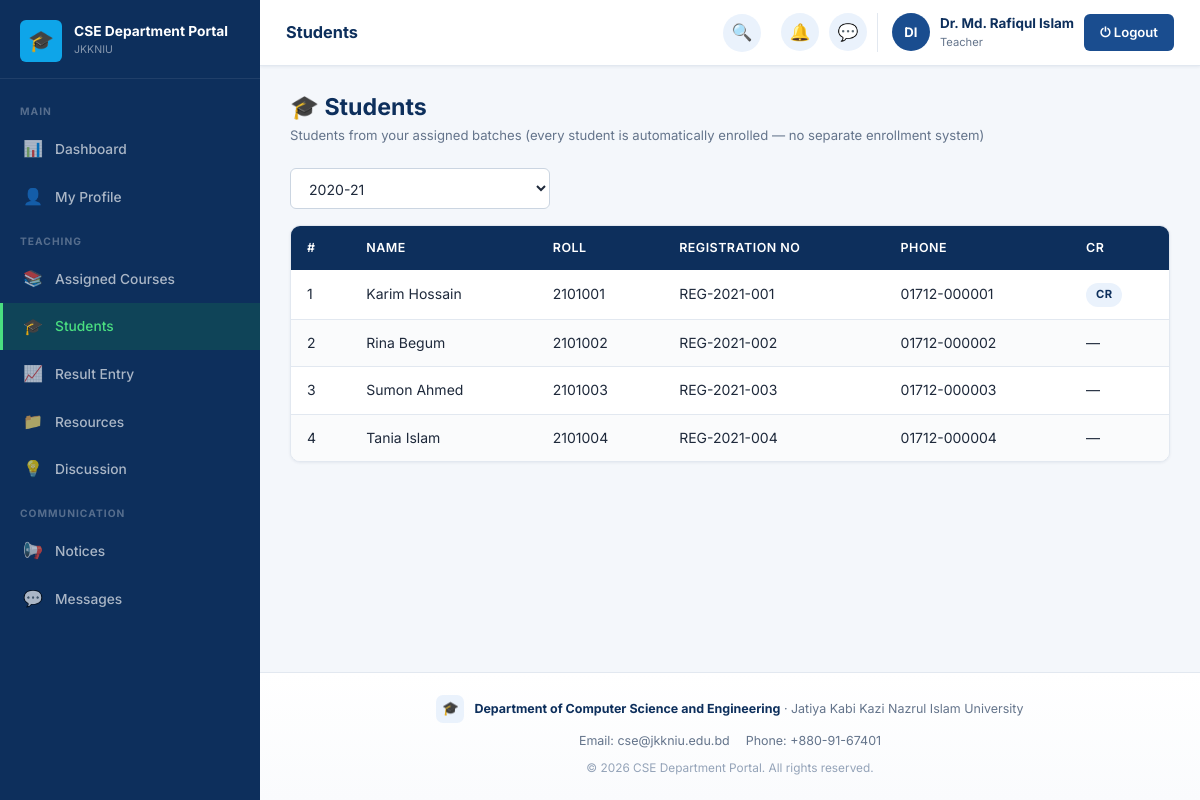
The app's page /teacher/students.php (signed in) with its own data.
### tables this page shows
CREATE TABLE settings (
    id INT AUTO_INCREMENT PRIMARY KEY,
    portal_name VARCHAR(150) NOT NULL DEFAULT 'CSE Department Portal',
    university_name VARCHAR(200) NOT NULL DEFAULT 'Jatiya Kabi Kazi Nazrul Islam University',
    department_name VARCHAR(200) NOT NULL DEFAULT 'Department of Computer Science and Engineering',
    description TEXT DEFAULT NULL,
    contact_info TEXT DEFAULT NULL,
    logo VARCHAR(255) DEFAULT NULL
);

CREATE TABLE students (
    student_id INT AUTO_INCREMENT PRIMARY KEY,
    user_id INT NOT NULL,
    roll VARCHAR(30) NOT NULL UNIQUE,
    registration_no VARCHAR(50) NOT NULL UNIQUE,
    batch_id INT DEFAULT NULL,
    session VARCHAR(20) DEFAULT NULL,
    phone VARCHAR(20) DEFAULT NULL,
    is_cr TINYINT(1) NOT NULL DEFAULT 0,
    CONSTRAINT fk_students_user FOREIGN KEY (user_id) REFERENCES users(id) ON DELETE CASCADE
);

CREATE TABLE users (
    id INT AUTO_INCREMENT PRIMARY KEY,
    name VARCHAR(120) NOT NULL,
    email VARCHAR(150) NOT NULL UNIQUE,
    password VARCHAR(255) NOT NULL,
    role ENUM('admin','teacher','student') NOT NULL,
    status ENUM('pending','active','inactive','rejected') NOT NULL DEFAULT 'pending',
    profile_photo VARCHAR(255) DEFAULT NULL,
    reset_token VARCHAR(100) DEFAULT NULL,
    reset_token_expiry DATETIME DEFAULT NULL,
    created_at TIMESTAMP DEFAULT CURRENT_TIMESTAMP
);

### app/classes/SettingsModel.php (called while the page is built, shortened)
<?php
class SettingsModel
{
    private PDO $db;
    public function __construct()
    {
        $this->db = Database::getInstance()->getConnection();
    }
    public function get(): array
    {
        $stmt = $this->db->query("SELECT * FROM settings ORDER BY id LIMIT 1");
        $row = $stmt->fetch();
        return $row;
    }
}

### app/classes/Database.php (called while the page is built, shortened)
<?php
class Database
{
    private static ?Database $instance = null;
    private PDO $connection;
    private function __construct()
    {
        $dsn = 'mysql:host=' . DB_HOST . ';dbname=' . DB_NAME . ';charset=' . DB_CHARSET;
        $options = [
            PDO::ATTR_ERRMODE            => PDO::ERRMODE_EXCEPTION,
            PDO::ATTR_DEFAULT_FETCH_MODE => PDO::FETCH_ASSOC,
            PDO::ATTR_EMULATE_PREPARES   => false,
        ];
        $this->connection = new PDO($dsn, DB_USER, DB_PASS, $options);
    }
    public static function getInstance(): Database
    {
        if (self::$instance === null) {
            self::$instance = new self();
        }
        return self::$instance;
    }
    public function getConnection(): PDO
    {
        return $this->connection;
    }
}

### config/config.php (called while the page is built, shortened)
<?php
spl_autoload_register(function ($class) {
    $paths = [
        ROOT_PATH . '/app/classes/' . $class . '.php',
        ROOT_PATH . '/app/models/' . $class . '.php',
        ROOT_PATH . '/app/controllers/' . $class . '.php',
    ];
    foreach ($paths as $path) {
        if (file_exists($path)) {
            return;
        }
    }
});

### app/classes/Auth.php (called while the page is built, shortened)
<?php
class Auth
{
    public static function userId(): ?int
    {
        return $_SESSION['user_id'] ?? null;
    }
}

### app/classes/Teacher.php (called while the page is built, shortened)
<?php
class Teacher
{
    private PDO $db;
    public function __construct()
    {
        $this->db = Database::getInstance()->getConnection();
    }
    public function findByUserId(int $userId): ?array
    {
        $stmt = $this->db->prepare(
            "SELECT t.*, u.name, u.email, u.status, u.profile_photo, u.created_at
             FROM teachers t JOIN users u ON t.user_id = u.id WHERE t.user_id = ?"
        );
        $stmt->execute([$userId]);
        $row = $stmt->fetch();
        return $row ?: null;
    }
    public function getAssignedCourses(int $teacherId): array
    {
        $stmt = $this->db->prepare(
            "SELECT ca.id AS assignment_id, c.course_id, c.course_code, c.course_title, c.credit, c.semester,
                    b.batch_id, b.batch_name, b.session
             FROM course_assignments ca
             JOIN courses c ON ca.course_id = c.course_id
             JOIN batches b ON ca.batch_id = b.batch_id
             WHERE ca.teacher_id = ?
             ORDER BY b.batch_name, c.course_code"
        );
        $stmt->execute([$teacherId]);
        return $stmt->fetchAll();
    }
}

### app/classes/Student.php (called while the page is built, shortened)
<?php
class Student
{
    private PDO $db;
    public function __construct()
    {
        $this->db = Database::getInstance()->getConnection();
    }
    public function byBatch(int $batchId): array
    {
        $stmt = $this->db->prepare(
            "SELECT s.*, u.name, u.email, u.status
             FROM students s
             JOIN users u ON s.user_id = u.id
             WHERE s.batch_id = ? AND u.status = 'active'
             ORDER BY u.name"
        );
        $stmt->execute([$batchId]);
        return $stmt->fetchAll();
    }
}

### teacher/students.php (the view, shortened to what this page needs)
<?php
require_once '../config/database.php';
$teacherModel = new Teacher();
$studentModel = new Student();
$teacher = $teacherModel->findByUserId(Auth::userId());
$courses = $teacherModel->getAssignedCourses($teacher['teacher_id']);
$batches = [];
foreach ($courses as $c) {
    $batches[$c['batch_id']] = ['batch_id'=>$c['batch_id'], 'batch_name'=>$c['batch_name']];
}
$filterBatch = intval($_GET['batch'] ?? (count($batches) ? array_key_first($batches) : 0));
$students = $filterBatch ? $studentModel->byBatch($filterBatch) : [];
$currentPage = 'Students';
include '../includes/header.php';
?>
<div class="portal-layout">
<?php include '../includes/sidebar.php'; ?>
<div class="main-content">
<?php include '../includes/navbar.php'; ?>
<div class="page-content">
<div class="page-header">
    <div><h2>🎓 Students</h2><div class="page-subtitle">Students from your assigned batches (every student is automatically enrolled — no separate enrollment system)</div></div>
</div>
<?php if (empty($batches)): ?>
    <div class="empty-state"><div class="empty-icon">🎓</div><p>No courses assigned, so no students to show yet.</p></div>
<?php else: ?>
<form method="GET" class="search-bar">
    <select name="batch" class="form-control" style="max-width:260px" onchange="this.form.submit()">
        <?php foreach ($batches as $b): ?>
        <option value="<?= $b['batch_id'] ?>" <?= $filterBatch==$b['batch_id']?'selected':'' ?>><?= htmlspecialchars($b['batch_name']) ?></option>
        <?php endforeach; ?>
    </select>
</form>
<div class="card">
<div class="card-body" style="padding:0">
<div class="table-wrapper">
<table id="dataTable">
    <thead><tr><th>#</th><th>Name</th><th>Roll</th><th>Registration No</th><th>Phone</th><th>CR</th></tr></thead>
    <tbody>
    <?php if (empty($students)): ?>
        <tr><td colspan="6" class="text-center" style="padding:30px;color:var(--text-muted)">No students in this batch.</td></tr>
    <?php else: foreach ($students as $i => $s): ?>
    <tr>
        <td><?= $i+1 ?></td>
        <td><?= htmlspecialchars($s['name']) ?></td>
        <td><?= htmlspecialchars($s['roll']) ?></td>
        <td><?= htmlspecialchars($s['registration_no']) ?></td>
        <td><?= htmlspecialchars($s['phone'] ?: '—') ?></td>
        <td><?= $s['is_cr'] ? '<span class="badge badge-primary">CR</span>' : '—' ?></td>
    </tr>
    <?php endforeach; endif; ?>
    </tbody>
</table>
</div>
</div>
</div>
<?php endif; ?>
</div>
<?php include '../includes/footer.php'; ?>

### includes/sidebar.php (shortened to what this page needs)
<?php
$role         = $_SESSION['role'] ?? 'guest';
$currentPage  = $currentPage ?? '';
$sidebarClass = 'sidebar sidebar-' . $role;
$settingsModel = $settingsModel ?? new SettingsModel();
$settings      = $settings ?? $settingsModel->get();
function navItem($href, $icon, $label, $current, $badge = null) {
    $active = ($current === $label) ? ' active' : '';
    $badgeHtml = $badge ? '<span class="nav-badge">' . $badge . '</span>' : '';
    return '<a href="' . htmlspecialchars($href) . '" class="nav-item' . $active . '">
        <span class="nav-icon">' . $icon . '</span>
        <span>' . htmlspecialchars($label) . '</span>' . $badgeHtml . '
    </a>';
}
$pendingUsersCount  = 0;
$pendingReqCount    = 0;
$totalPendingBadge = ($pendingUsersCount + $pendingReqCount) ?: null;
?>
<aside class="<?= $sidebarClass ?>">
    <div class="sidebar-brand">
        <div class="brand-logo">
            <div class="brand-icon">
                <?php if (!empty($settings['logo'])): ?>
                    <img src="<?= UPLOAD_URL . htmlspecialchars($settings['logo']) ?>" alt="">
                <?php else: ?>🎓<?php endif; ?>
            </div>
            <div class="brand-text">
                <div class="brand-name"><?= htmlspecialchars($settings['portal_name'] ?? 'CSE Department Portal') ?></div>
                <div class="brand-univ">JKKNIU</div>
            </div>
        </div>
    </div>
    <nav class="sidebar-nav">
    <?php if ($role === 'admin'): ?>
        <div class="nav-section-label">Main</div>
        <?= navItem(BASE_URL.'admin/dashboard.php', '📊', 'Dashboard', $currentPage) ?>
        <?= navItem(BASE_URL.'admin/approvals.php', '✅', 'Approvals', $currentPage, $totalPendingBadge) ?>
        <div class="nav-section-label">User Management</div>
        <?= navItem(BASE_URL.'admin/students.php', '🎓', 'Students', $currentPage) ?>
        <?= navItem(BASE_URL.'admin/teachers.php', '👨‍🏫', 'Teachers', $currentPage) ?>
        <div class="nav-section-label">Academics</div>
        <?= navItem(BASE_URL.'admin/batches.php', '🗂️', 'Batches', $currentPage) ?>
        <?= navItem(BASE_URL.'admin/courses.php', '📚', 'Courses', $currentPage) ?>
        <?= navItem(BASE_URL.'admin/course_assignments.php', '🔗', 'Course Assignment', $currentPage) ?>
        <?= navItem(BASE_URL.'admin/routine.php', '🗓️', 'Routine', $currentPage) ?>
        <?= navItem(BASE_URL.'admin/exam_schedules.php', '📝', 'Exam Schedules', $currentPage) ?>
        <?= navItem(BASE_URL.'admin/results.php', '📈', 'Final Results', $currentPage) ?>
        <div class="nav-section-label">Communication</div>
        <?= navItem(BASE_URL.'admin/notices.php', '📢', 'Notices', $currentPage) ?>
        <?= navItem(BASE_URL.'admin/discussions.php', '💡', 'Discussion', $currentPage) ?>
        <?= navItem(BASE_URL.'admin/messages.php', '💬', 'Messages', $currentPage) ?>
        <div class="nav-section-label">System</div>
        <?= navItem(BASE_URL.'admin/settings.php', '⚙️', 'Settings', $currentPage) ?>
    <?php elseif ($role === 'teacher'): ?>
        <div class="nav-section-label">Main</div>
        <?= navItem(BASE_URL.'teacher/dashboard.php', '📊', 'Dashboard', $currentPage) ?>
        <?= navItem(BASE_URL.'teacher/profile.php', '👤', 'My Profile', $currentPage) ?>
        <div class="nav-section-label">Teaching</div>
        <?= navItem(BASE_URL.'teacher/courses.php', '📚', 'Assigned Courses', $currentPage) ?>
        <?= navItem(BASE_URL.'teacher/students.php', '🎓', 'Students', $currentPage) ?>
        <?= navItem(BASE_URL.'teacher/results.php', '📈', 'Result Entry', $currentPage) ?>
        <?= navItem(BASE_URL.'teacher/resources.php', '📁', 'Resources', $currentPage) ?>
        <?= navItem(BASE_URL.'teacher/discussions.php', '💡', 'Discussion', $currentPage) ?>
        <div class="nav-section-label">Communication</div>
        <?= navItem(BASE_URL.'teacher/notices.php', '📢', 'Notices', $currentPage) ?>
        <?= navItem(BASE_URL.'teacher/messages.php', '💬', 'Messages', $currentPage) ?>
    <?php endif; ?>
    </nav>
</aside>

### includes/footer.php (shortened to what this page needs)
    <footer class="portal-footer">
        <div class="footer-brand">
            <div class="footer-brand-icon">
                <?php if (!empty($settings['logo'])): ?>
                    <img src="<?= UPLOAD_URL . htmlspecialchars($settings['logo']) ?>" alt="">
                <?php else: ?>🎓<?php endif; ?>
            </div>
            <div class="footer-brand-text">
                <strong><?= htmlspecialchars($settings['department_name'] ?? 'Department of Computer Science and Engineering') ?></strong>
                &middot; <?= htmlspecialchars($settings['university_name'] ?? 'JKKNIU') ?>
            </div>
        </div>
        <?php if (!empty($settings['contact_info'])): ?>
        <div class="footer-contact">
            <?php foreach (explode('|', $settings['contact_info']) as $part): ?>
                <span><?= htmlspecialchars(trim($part)) ?></span>
            <?php endforeach; ?>
        </div>
        <?php endif; ?>
        <div class="footer-copyright">
            &copy; <?= date('Y') ?> <?= htmlspecialchars($settings['portal_name'] ?? 'CSE Department Portal') ?>. All rights reserved.
        </div>
    </footer>
</body>
</html>

### assets/css/dashboard.css (style rules this page uses)
.sidebar-teacher .nav-item.active { background: rgba(22,163,74,0.18); color: #4ade80; border-left-color: #4ade80; }

### records on screen
settings: portal_name "CSE Department Portal", department_name "Department of Computer Science and Engineering", university_name "Jatiya Kabi Kazi Nazrul Islam University", contact_info "Email: cse@jkkniu.edu.bd", contact_info "Phone: +880-91-67401"
students: user.name "Karim Hossain", roll "2101001", registration_no "REG-2021-001", phone "01712-000001", is_cr "CR"
students: user.name "Rina Begum", roll "2101002", registration_no "REG-2021-002", phone "01712-000002"
students: user.name "Sumon Ahmed", roll "2101003", registration_no "REG-2021-003", phone "01712-000003"
students: user.name "Tania Islam", roll "2101004", registration_no "REG-2021-004", phone "01712-000004"

### other values on screen
$icon "📊 👤 📚 🎓 📈 📁 💡 📢 💬"
$label "Dashboard My Profile Assigned Courses Students Result Entry Resources Discussion Notices Messages"
$pageTitle "Students"
$initials "DI"
$userName "Dr. Md. Rafiqul Islam"
$role "Teacher"
form field batch "2020-21"
